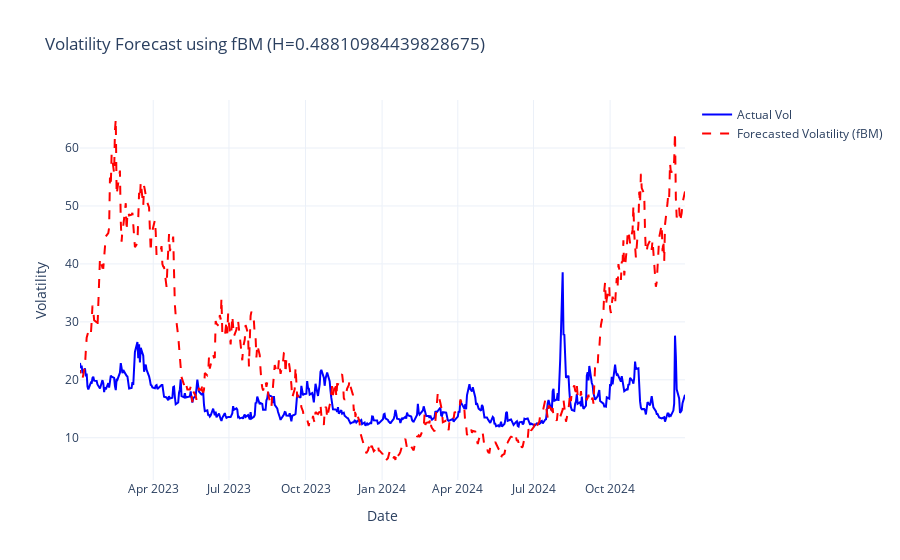

This figure's notebook cell:
### Code cell
def generate_fbm_vol(train_data, test_data, H):
    # Set a fixed seed inside the function for reproducibility
    random.seed(42)
    np.random.seed(42)

    # Calculate drift (μ) and volatility (σ) from training log returns
    mu = train_data["log_vol_diff"].mean()  # Drift set to 0 for now
    sigma = train_data["log_vol_diff"].std()

    # Define Fractional Brownian Motion (fBM) model
    n_days = len(test_data)  # Number of forecast days

    # ✅ Set seed before generating fBM to ensure reproducibility
    fbm = FractionalBrownianMotion(hurst=H, t=n_days-1)
    fbm_values = fbm.sample(n=n_days-1)  # Generate fBM values
  
    # Convert fBM to a stock price forecast
    S0 = train_data['vol'][0]  # Last known price
    print(S0)

    # Simulate price paths using geometric fractional Brownian motion
    simulated_prices = S0 * np.exp(mu * np.arange(n_days) + sigma * fbm_values)
    simulated_prices = simulated_prices[::-1]

    # Create a Plotly figure for actual vs. simulated prices
    fig = go.Figure()

    # Actual price trace
    fig.add_trace(go.Scatter(
        x=test_data.index,
        y=test_data["vol"],
        mode='lines',
        name='Actual Vol',
        line=dict(color='blue')
    ))

    # Forecasted price trace using fBM
    fig.add_trace(go.Scatter(
        x=test_data.index,
        y=simulated_prices,
        mode='lines',
        name='Forecasted Volatility (fBM)',
        line=dict(color='red', dash='dash')
    ))

    # Update layout of the plot
    fig.update_layout(
        title=f"Volatility Forecast using fBM (H={H})",
        xaxis_title="Date",
        yaxis_title="Volatility",
        template="plotly_white"
    )

    # Display the interactive plot
    fig.show()

generate_fbm_vol(vix_training_df, vix_testing_df, vix_hurst_est)

### Figure 1 — Plotly figure (JSON) as saved in the notebook; plotly's stock layout.template omitted (floating-point values rounded to 4 significant figures; data arrays with more than 128 entries replaced by an {"elided": "..."} marker saying what was removed)
{"data": [{"line": {"color": "blue"}, "mode": "lines", "name": "Actual Vol", "type": "scatter", "x": {"elided": "515 str values"}, "y": {"elided": "515 float values"}}, {"line": {"color": "red", "dash": "dash"}, "mode": "lines", "name": "Forecasted Volatility (fBM)", "type": "scatter", "x": {"elided": "515 str values"}, "y": {"elided": "515 float values"}}], "layout": {"title": {"text": "Volatility Forecast using fBM (H=0.48810984439828675)"}, "xaxis": {"title": {"text": "Date"}}, "yaxis": {"title": {"text": "Volatility"}}}}
